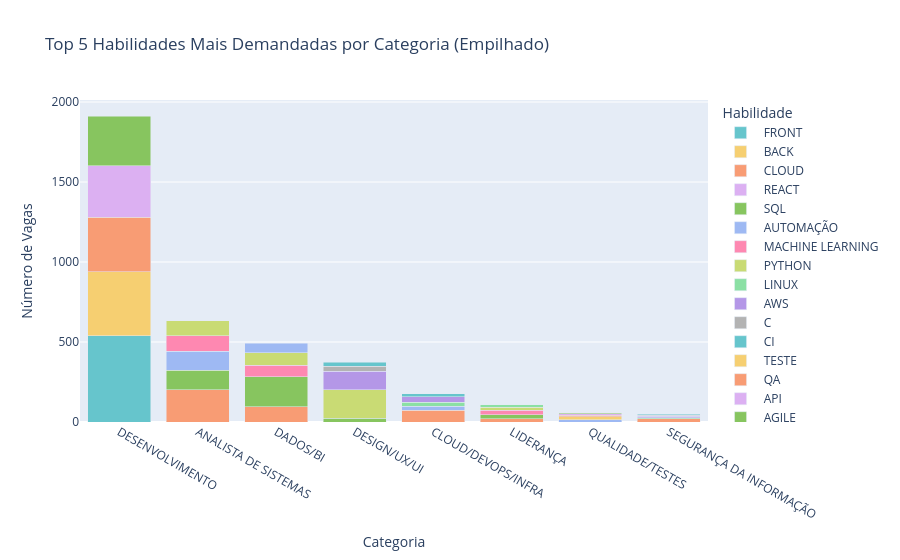

Notebook source saved alongside this figure:
### Code cell
# Criar um DataFrame com o Top 5 habilidades por categoria
top_habilidades_por_categoria = []

for categoria in df["Categoria"].unique():
    df_categoria = df[df["Categoria"] == categoria]
    habilidades_cols = [col for col in df_categoria.columns if col in habilidades_tecnicas]
    
    if habilidades_cols:
        contagem = df_categoria[habilidades_cols].sum().sort_values(ascending=False).head(5)
        for habilidade, count in contagem.items():
            top_habilidades_por_categoria.append({
                "Categoria": categoria,
                "Habilidade": habilidade,
                "Contagem": count
            })

df_top5 = pd.DataFrame(top_habilidades_por_categoria)

fig = px.bar(
    df_top5,
    x="Categoria",
    y="Contagem",
    color="Habilidade",
    title="Top 5 Habilidades Mais Demandadas por Categoria (Empilhado)",
    labels={"Contagem": "Número de Vagas", "Categoria": "Categoria"},
    color_discrete_sequence=px.colors.qualitative.Pastel,
)

# Melhorar layout
fig.update_layout(
    barmode="stack",  # Barras empilhadas
    xaxis_title="Categoria",
    yaxis_title="Número de Vagas",
    legend_title="Habilidade",
    hovermode="x unified",  # Mostrar tooltip unificado ao passar o mouse
    xaxis={'categoryorder': 'total descending'},  # Ordenar categorias pela maior demanda total
)

fig.show()

### Figure 1 — Plotly figure (JSON) as saved in the notebook; plotly's stock layout.template omitted (floating-point values rounded to 4 significant figures)
{"data": [{"alignmentgroup": "True", "hovertemplate": "Habilidade= FRONT <br>Categoria=%{x}<br>Número de Vagas=%{y}<extra></extra>", "legendgroup": " FRONT ", "marker": {"color": "rgb(102, 197, 204)", "pattern": {"shape": ""}}, "name": " FRONT ", "offsetgroup": " FRONT ", "orientation": "v", "showlegend": true, "textposition": "auto", "type": "bar", "x": ["DESENVOLVIMENTO"], "xaxis": "x", "y": [540], "yaxis": "y"}, {"alignmentgroup": "True", "hovertemplate": "Habilidade= BACK <br>Categoria=%{x}<br>Número de Vagas=%{y}<extra></extra>", "legendgroup": " BACK ", "marker": {"color": "rgb(246, 207, 113)", "pattern": {"shape": ""}}, "name": " BACK ", "offsetgroup": " BACK ", "orientation": "v", "showlegend": true, "textposition": "auto", "type": "bar", "x": ["DESENVOLVIMENTO"], "xaxis": "x", "y": [398], "yaxis": "y"}, {"alignmentgroup": "True", "hovertemplate": "Habilidade= CLOUD <br>Categoria=%{x}<br>Número de Vagas=%{y}<extra></extra>", "legendgroup": " CLOUD ", "marker": {"color": "rgb(248, 156, 116)", "pattern": {"shape": ""}}, "name": " CLOUD ", "offsetgroup": " CLOUD ", "orientation": "v", "showlegend": true, "textposition": "auto", "type": "bar", "x": ["DESENVOLVIMENTO", "ANALISTA DE SISTEMAS", "SEGURANÇA DA INFORMAÇÃO", "CLOUD/DEVOPS/INFRA", "DADOS/BI", "LIDERANÇA"], "xaxis": "x", "y": [341, 201, 20, 72, 95, 20], "yaxis": "y"}, {"alignmentgroup": "True", "hovertemplate": "Habilidade= REACT <br>Categoria=%{x}<br>Número de Vagas=%{y}<extra></extra>", "legendgroup": " REACT ", "marker": {"color": "rgb(220, 176, 242)", "pattern": {"shape": ""}}, "name": " REACT ", "offsetgroup": " REACT ", "orientation": "v", "showlegend": true, "textposition": "auto", "type": "bar", "x": ["DESENVOLVIMENTO"], "xaxis": "x", "y": [322], "yaxis": "y"}, {"alignmentgroup": "True", "hovertemplate": "Habilidade= SQL <br>Categoria=%{x}<br>Número de Vagas=%{y}<extra></extra>", "legendgroup": " SQL ", "marker": {"color": "rgb(135, 197, 95)", "pattern": {"shape": ""}}, "name": " SQL ", "offsetgroup": " SQL ", "orientation": "v", "showlegend": true, "textposition": "auto", "type": "bar", "x": ["DESENVOLVIMENTO", "ANALISTA DE SISTEMAS", "DADOS/BI"], "xaxis": "x", "y": [311, 123, 189], "yaxis": "y"}, {"alignmentgroup": "True", "hovertemplate": "Habilidade= AUTOMAÇÃO <br>Categoria=%{x}<br>Número de Vagas=%{y}<extra></extra>", "legendgroup": " AUTOMAÇÃO ", "marker": {"color": "rgb(158, 185, 243)", "pattern": {"shape": ""}}, "name": " AUTOMAÇÃO ", "offsetgroup": " AUTOMAÇÃO ", "orientation": "v", "showlegend": true, "textposition": "auto", "type": "bar", "x": ["ANALISTA DE SISTEMAS", "QUALIDADE/TESTES", "CLOUD/DEVOPS/INFRA"], "xaxis": "x", "y": [119, 15, 26], "yaxis": "y"}, {"alignmentgroup": "True", "hovertemplate": "Habilidade= MACHINE LEARNING <br>Categoria=%{x}<br>Número de Vagas=%{y}<extra></extra>", "legendgroup": " MACHINE LEARNING ", "marker": {"color": "rgb(254, 136, 177)", "pattern": {"shape": ""}}, "name": " MACHINE LEARNING ", "offsetgroup": " MACHINE LEARNING ", "orientation": "v", "showlegend": true, "textposition": "auto", "type": "bar", "x": ["ANALISTA DE SISTEMAS", "DADOS/BI"], "xaxis": "x", "y": [95, 72], "yaxis": "y"}, {"alignmentgroup": "True", "hovertemplate": "Habilidade= PYTHON <br>Categoria=%{x}<br>Número de Vagas=%{y}<extra></extra>", "legendgroup": " PYTHON ", "marker": {"color": "rgb(201, 219, 116)", "pattern": {"shape": ""}}, "name": " PYTHON ", "offsetgroup": " PYTHON ", "orientation": "v", "showlegend": true, "textposition": "auto", "type": "bar", "x": ["ANALISTA DE SISTEMAS", "DADOS/BI"], "xaxis": "x", "y": [94, 76], "yaxis": "y"}, {"alignmentgroup": "True", "hovertemplate": "Habilidade= LINUX <br>Categoria=%{x}<br>Número de Vagas=%{y}<extra></extra>", "legendgroup": " LINUX ", "marker": {"color": "rgb(139, 224, 164)", "pattern": {"shape": ""}}, "name": " LINUX ", "offsetgroup": " LINUX ", "orientation": "v", "showlegend": true, "textposition": "auto", "type": "bar", "x": ["SEGURANÇA DA INFORMAÇÃO", "CLOUD/DEVOPS/INFRA"], "xaxis": "x", "y": [8, 25], "yaxis": "y"}, {"alignmentgroup": "True", "hovertemplate": "Habilidade= AWS <br>Categoria=%{x}<br>Número de Vagas=%{y}<extra></extra>", "legendgroup": " AWS ", "marker": {"color": "rgb(180, 151, 231)", "pattern": {"shape": ""}}, "name": " AWS ", "offsetgroup": " AWS ", "orientation": "v", "showlegend": true, "textposition": "auto", "type": "bar", "x": ["SEGURANÇA DA INFORMAÇÃO", "CLOUD/DEVOPS/INFRA"], "xaxis": "x", "y": [7, 36], "yaxis": "y"}, {"alignmentgroup": "True", "hovertemplate": "Habilidade= C <br>Categoria=%{x}<br>Número de Vagas=%{y}<extra></extra>", "legendgroup": " C ", "marker": {"color": "rgb(179, 179, 179)", "pattern": {"shape": ""}}, "name": " C ", "offsetgroup": " C ", "orientation": "v", "showlegend": true, "textposition": "auto", "type": "bar", "x": ["SEGURANÇA DA INFORMAÇÃO"], "xaxis": "x", "y": [7], "yaxis": "y"}, {"alignmentgroup": "True", "hovertemplate": "Habilidade= CI <br>Categoria=%{x}<br>Número de Vagas=%{y}<extra></extra>", "legendgroup": " CI ", "marker": {"color": "rgb(102, 197, 204)", "pattern": {"shape": ""}}, "name": " CI ", "offsetgroup": " CI ", "orientation": "v", "showlegend": true, "textposition": "auto", "type": "bar", "x": ["SEGURANÇA DA INFORMAÇÃO", "CLOUD/DEVOPS/INFRA"], "xaxis": "x", "y": [6, 18], "yaxis": "y"}, {"alignmentgroup": "True", "hovertemplate": "Habilidade= TESTE <br>Categoria=%{x}<br>Número de Vagas=%{y}<extra></extra>", "legendgroup": " TESTE ", "marker": {"color": "rgb(246, 207, 113)", "pattern": {"shape": ""}}, "name": " TESTE ", "offsetgroup": " TESTE ", "orientation": "v", "showlegend": true, "textposition": "auto", "type": "bar", "x": ["QUALIDADE/TESTES"], "xaxis": "x", "y": [17], "yaxis": "y"}, {"alignmentgroup": "True", "hovertemplate": "Habilidade= QA <br>Categoria=%{x}<br>Número de Vagas=%{y}<extra></extra>", "legendgroup": " QA ", "marker": {"color": "rgb(248, 156, 116)", "pattern": {"shape": ""}}, "name": " QA ", "offsetgroup": " QA ", "orientation": "v", "showlegend": true, "textposition": "auto", "type": "bar", "x": ["QUALIDADE/TESTES"], "xaxis": "x", "y": [11], "yaxis": "y"}, {"alignmentgroup": "True", "hovertemplate": "Habilidade= API <br>Categoria=%{x}<br>Número de Vagas=%{y}<extra></extra>", "legendgroup": " API ", "marker": {"color": "rgb(220, 176, 242)", "pattern": {"shape": ""}}, "name": " API ", "offsetgroup": " API ", "orientation": "v", "showlegend": true, "textposition": "auto", "type": "bar", "x": ["QUALIDADE/TESTES"], "xaxis": "x", "y": [9], "yaxis": "y"}, {"alignmentgroup": "True", "hovertemplate": "Habilidade= AGILE <br>Categoria=%{x}<br>Número de Vagas=%{y}<extra></extra>", "legendgroup": " AGILE ", "marker": {"color": "rgb(135, 197, 95)", "pattern": {"shape": ""}}, "name": " AGILE ", "offsetgroup": " AGILE ", "orientation": "v", "showlegend": true, "textposition": "auto", "type": "bar", "x": ["QUALIDADE/TESTES", "LIDERANÇA", "DESIGN/UX/UI"], "xaxis": "x", "y": [7, 24, 24], "yaxis": "y"}, {"alignmentgroup": "True", "hovertemplate": "Habilidade= ETL <br>Categoria=%{x}<br>Número de Vagas=%{y}<extra></extra>", "legendgroup": " ETL ", "marker": {"color": "rgb(158, 185, 243)", "pattern": {"shape": ""}}, "name": " ETL ", "offsetgroup": " ETL ", "orientation": "v", "showlegend": true, "textposition": "auto", "type": "bar", "x": ["DADOS/BI"], "xaxis": "x", "y": [60], "yaxis": "y"}, {"alignmentgroup": "True", "hovertemplate": "Habilidade= ENGLISH <br>Categoria=%{x}<br>Número de Vagas=%{y}<extra></extra>", "legendgroup": " ENGLISH ", "marker": {"color": "rgb(254, 136, 177)", "pattern": {"shape": ""}}, "name": " ENGLISH ", "offsetgroup": " ENGLISH ", "orientation": "v", "showlegend": true, "textposition": "auto", "type": "bar", "x": ["LIDERANÇA"], "xaxis": "x", "y": [28], "yaxis": "y"}, {"alignmentgroup": "True", "hovertemplate": "Habilidade= UX <br>Categoria=%{x}<br>Número de Vagas=%{y}<extra></extra>", "legendgroup": " UX ", "marker": {"color": "rgb(201, 219, 116)", "pattern": {"shape": ""}}, "name": " UX ", "offsetgroup": " UX ", "orientation": "v", "showlegend": true, "textposition": "auto", "type": "bar", "x": ["LIDERANÇA", "DESIGN/UX/UI"], "xaxis": "x", "y": [20, 177], "yaxis": "y"}, {"alignmentgroup": "True", "hovertemplate": "Habilidade= SCRUM <br>Categoria=%{x}<br>Número de Vagas=%{y}<extra></extra>", "legendgroup": " SCRUM ", "marker": {"color": "rgb(139, 224, 164)", "pattern": {"shape": ""}}, "name": " SCRUM ", "offsetgroup": " SCRUM ", "orientation": "v", "showlegend": true, "textposition": "auto", "type": "bar", "x": ["LIDERANÇA"], "xaxis": "x", "y": [17], "yaxis": "y"}, {"alignmentgroup": "True", "hovertemplate": "Habilidade= UI <br>Categoria=%{x}<br>Número de Vagas=%{y}<extra></extra>", "legendgroup": " UI ", "marker": {"color": "rgb(180, 151, 231)", "pattern": {"shape": ""}}, "name": " UI ", "offsetgroup": " UI ", "orientation": "v", "showlegend": true, "textposition": "auto", "type": "bar", "x": ["DESIGN/UX/UI"], "xaxis": "x", "y": [117], "yaxis": "y"}, {"alignmentgroup": "True", "hovertemplate": "Habilidade= PHOTOSHOP <br>Categoria=%{x}<br>Número de Vagas=%{y}<extra></extra>", "legendgroup": " PHOTOSHOP ", "marker": {"color": "rgb(179, 179, 179)", "pattern": {"shape": ""}}, "name": " PHOTOSHOP ", "offsetgroup": " PHOTOSHOP ", "orientation": "v", "showlegend": true, "textposition": "auto", "type": "bar", "x": ["DESIGN/UX/UI"], "xaxis": "x", "y": [30], "yaxis": "y"}, {"alignmentgroup": "True", "hovertemplate": "Habilidade= FIGMA <br>Categoria=%{x}<br>Número de Vagas=%{y}<extra></extra>", "legendgroup": " FIGMA ", "marker": {"color": "rgb(102, 197, 204)", "pattern": {"shape": ""}}, "name": " FIGMA ", "offsetgroup": " FIGMA ", "orientation": "v", "showlegend": true, "textposition": "auto", "type": "bar", "x": ["DESIGN/UX/UI"], "xaxis": "x", "y": [24], "yaxis": "y"}], "layout": {"barmode": "stack", "hovermode": "x unified", "legend": {"title": {"text": "Habilidade"}, "tracegroupgap": 0}, "title": {"text": "Top 5 Habilidades Mais Demandadas por Categoria (Empilhado)"}, "xaxis": {"anchor": "y", "categoryorder": "total descending", "domain": [0, 1], "title": {"text": "Categoria"}}, "yaxis": {"anchor": "x", "domain": [0, 1], "title": {"text": "Número de Vagas"}}}}
